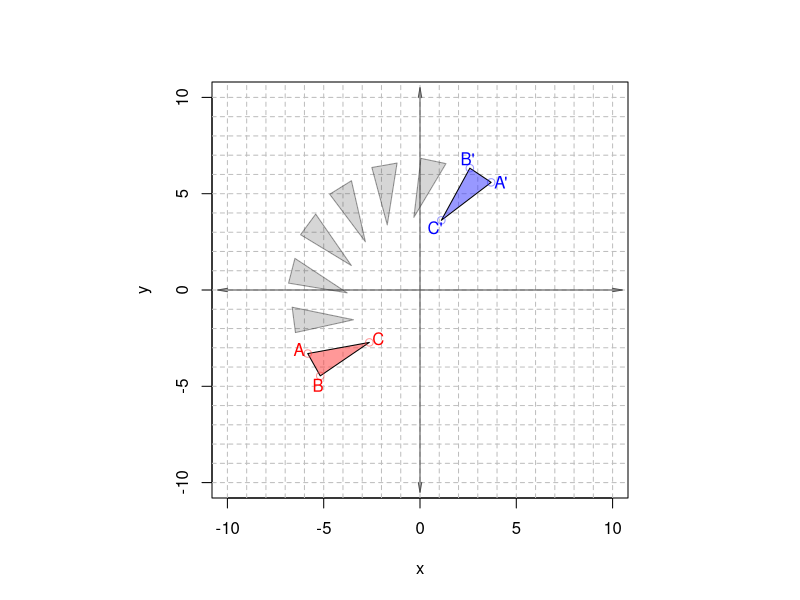

R code for this plot:
## ---- chunk 1
while(T){
  xs = runif(3,-2,2)
  ys = runif(3,-2,2)
  r = runif(1,5,8)
  t = runif(1,0,2*pi)
  xs = round(r*cos(t)+xs,2)
  ys = round(r*sin(t)+ys,2)
  xc = c(xs,xs[1])
  yc = c(ys,ys[1])
  dc = sqrt(diff(xc)^2+diff(yc)^2)
  a = dc[1]
  b = dc[2]
  c = dc[3]
  t1 = acos((a^2+b^2-c^2)/2/a/b)
  t2 = acos((a^2-b^2+c^2)/2/a/c)
  t3 = acos((-a^2+b^2+c^2)/2/c/b)
  th = round(runif(1,pi/2,3*pi/2)*sample(c(-1,1),1),2)
  cwccw = c("clockwise","counterclockwise")[round((sign(th)+1)/2)+1]
  wp = sample(1:3,1)
  wc = sample(1:2,1)
  X1 = xs[wp]
  Y1 = ys[wp]
  radius = sqrt(X1^2+Y1^2)
  theta = atan2(Y1,X1)
  X2 = radius*cos(theta+th)
  Y2 = radius*sin(theta+th)
  if(min(c(t1,t2,t3))>pi/12 && max(c(t1,t2,t3))<3*pi/2 && min(dc)>1 && abs(X1)>0.02 && abs(Y1)>0.02 && abs(X2)>0.02 && abs(Y2)>0.02){break}
}


anpo = c(X2,Y2)
sol = anpo[wc]
qor = c("A","B","C")[wp]
qpo = c("A'","B'","C'")[wp]
qco = c("x","y")[wc]
## ---- chunk 2
par(pty="s")
plot(0,0,type="n",xlim=c(-10,10),ylim=c(-10,10),xlab="x",ylab="y")
for(i in seq(-10,10,1)){
  abline(h=i,col="grey",lty=2)
  abline(v=i,col="grey",lty=2)
}
arrows(-10.5,0,10.5,0,length=0.1,angle=10,code=3,col=rgb(0.3,0.3,0.3))
arrows(0,-10.5,0,10.5,length=0.1,angle=10,code=3,col=rgb(0.3,0.3,0.3))
rs = sqrt(xs^2+ys^2)
ths = atan2(ys,xs)
ttt = min(c(floor(abs(th)/max(abs(diff(c(ths,ths[1]))))),8))
n = max(c(ttt,4)) #round(abs(th*1.5)+1)
for(i in seq(0,th,length.out=n)[2:(n-1)]){
  x2s = rs*cos(ths+i)
  y2s = rs*sin(ths+i)
  polygon(x2s,y2s,col=rgb(0.2,0.2,0.2,0.2),border=rgb(0.2,0.2,0.2,0.5))
}

labtri = function(xs,ys,col,lets=c("A","B","C")){
  for(i in 1:3){
    xa = xs[i]
    xb = xs[c(1,2,3)[-i][1]]
    xc = xs[c(1,2,3)[-i][2]]
    ya = ys[i]
    yb = ys[c(1,2,3)[-i][1]]
    yc = ys[c(1,2,3)[-i][2]]
    t1 = atan2((yb-ya),(xb-xa))
    t2 = atan2((yc-ya),(xc-xa))
    tave = (t1+t2)/2
    if(abs(t2-t1)>pi){adder=pi}else{adder=0}
    let = lets[i]
    text(xa+0.5*cos(tave+pi+adder),ya+0.5*sin(tave+pi+adder),let,col=col)
  }
}

polygon(xs,ys,col=rgb(1,0.2,0.2,0.5))
points(xs,ys,col=rgb(1,0.2,0.2,0.5))
labtri(xs,ys,"red")

x2s = rs*cos(ths+th)
y2s = rs*sin(ths+th)
polygon(x2s,y2s,col=rgb(0.2,0.2,1,0.5))
points(x2s,y2s,col=rgb(0.2,0.2,1,0.5))
labtri(x2s,y2s,"blue",lets=c("A'","B'","C'"))
## ---- chunk 3
qd = ((atan2(ys[wp],xs[wp])+2*pi)%%(2*pi))%/%(pi/2)+1
quad = c("I","II","III","IV")[qd]

if(qd==2 || qd==3){
  xp = "+\\pi"
  thclc = atan(ys[wp]/xs[wp])+pi
} else {
  xp = ""
  thclc = atan(ys[wp]/xs[wp])
}

excalct2 = gsub("+-","-",paste0("\\theta_{",qor,"}+",th),fixed=T)
